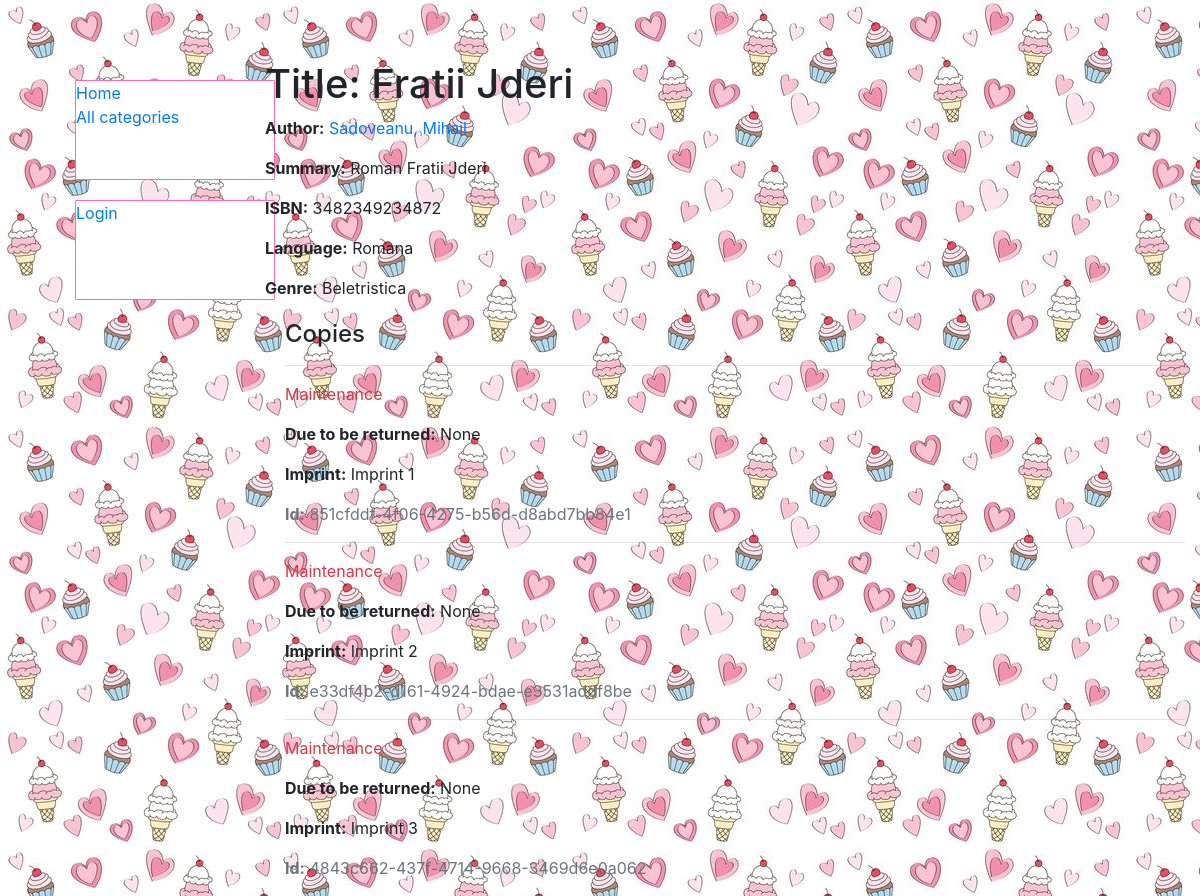
The app's page /catalog/book/4 with its own data.
### catalog/models.py (models this page shows, shortened)
class Book(models.Model):
    title = models.CharField(max_length=200)
    author = models.ForeignKey('Author', on_delete=models.SET_NULL, null=True)
    summary = models.TextField(max_length=1000, help_text="Enter a brief description of the book")
    isbn = models.CharField('ISBN', max_length=13,
                            help_text='13 Character <a href="https://www.isbn-international.org/content/what-isbn'
                                      '">ISBN number</a>')
    genre = models.ManyToManyField(Genre, help_text="Select a genre for this book")
    language = models.ForeignKey('Language', on_delete=models.SET_NULL, null=True)
    def display_genre(self):
        """Creates a string for the Genre. This is required to display genre in Admin."""
        return ', '.join([genre.name for genre in self.genre.all()[:3]])
    display_genre.short_description = 'Genre'

class Author(models.Model):
    first_name = models.CharField(max_length=100)
    last_name = models.CharField(max_length=100)
    date_of_birth = models.DateField(null=True, blank=True)
    date_of_death = models.DateField('died', null=True, blank=True)
    class Meta:
        ordering = ['last_name', 'first_name']
    def __str__(self):
        return '{0}, {1}'.format(self.last_name, self.first_name)

class Language(models.Model):
    name = models.CharField(max_length=200,
                            help_text="Enter the book's natural language (e.g. English, French, Japanese etc.)")
    def __str__(self):
        return self.name

class Genre(models.Model):
    name = models.CharField(
        max_length=200,
        help_text="Enter a book genre (e.g. Science Fiction, French Poetry etc.)"
    )
    def __str__(self):
        return self.name

class BookInstance(models.Model):
    id = models.UUIDField(primary_key=True, default=uuid.uuid4,
                          help_text="Unique ID for this particular book across whole library")
    book = models.ForeignKey('Book', on_delete=models.SET_NULL, null=True)
    imprint = models.CharField(max_length=200)
    due_back = models.DateField(null=True, blank=True)
    borrower = models.ForeignKey(User, on_delete=models.SET_NULL, null=True, blank=True)
    LOAN_STATUS = (
        ('d', 'Maintenance'),
        ('o', 'On loan'),
        ('a', 'Available'),
        ('r', 'Reserved'),
    )
    status = models.CharField(
        max_length=1,
        choices=LOAN_STATUS,
        blank=True,
        default='d',
        help_text='Book availability')
    class Meta:
        ordering = ['due_back']
        permissions = (("can_mark_returned", "Set book as returned"),)

### catalog/views.py (the view)
# urls.py: path('book/<int:pk>', views.BookDetailView.as_view(), name='book-detail'),
class BookDetailView(generic.DetailView):
    model = Book

### catalog/templates/catalog/book_detail.html
{% extends "base_generic.html" %}
{% block content %}
<h1>Title: {{ book.title }}</h1>
<p><strong>Author:</strong> <a href="{% url 'author-detail' book.author.pk %}">{{ book.author }}</a></p>
<p><strong>Summary:</strong> {{ book.summary }}</p>
<p><strong>ISBN:</strong> {{ book.isbn }}</p>
<p><strong>Language:</strong> {{ book.language }}</p>
<p><strong>Genre:</strong> {{ book.genre.all|join:", " }}</p>
<div style="margin-left:20px;margin-top:20px">
<h4>Copies</h4>
{% for copy in book.bookinstance_set.all %}
<hr>
<p class="{% if copy.status == 'a' %}text-success{% elif copy.status == 'd' %}text-danger{% else %}text-warning{% endif %}">{{ copy.get_status_display }}</p>
{% if copy.status != 'a' %}<p><strong>Due to be returned:</strong> {{copy.due_back}}</p>{% endif %}
<p><strong>Imprint:</strong> {{copy.imprint}}</p>
<p class="text-muted"><strong>Id:</strong> {{copy.id}}</p>
{% endfor %}
</div>
{% endblock %}

### catalog/static/css/styles.css (style rules this page uses)
body { background-color: aqua; background-image: url("../images/candies.jpg"); margin-top: 5%; margin-left: 5%; }

### records on screen
Book: title "Fratii Jderi", author "Sadoveanu, Mihail", summary "Roman Fratii Jderi", isbn "3482349234872", language "Romana", genre.all "Beletristica"
BookInstance: status "Maintenance", due_back "None", imprint "Imprint 1", id "851cfddf-4f06-4275-b56d-d8abd7bb84e1"
BookInstance: status "Maintenance", due_back "None", imprint "Imprint 2", id "e33df4b2-d161-4924-bdae-e3531addf8be"
BookInstance: status "Maintenance", due_back "None", imprint "Imprint 3", id "4843c662-437f-4714-9668-3469d6e0a062"
